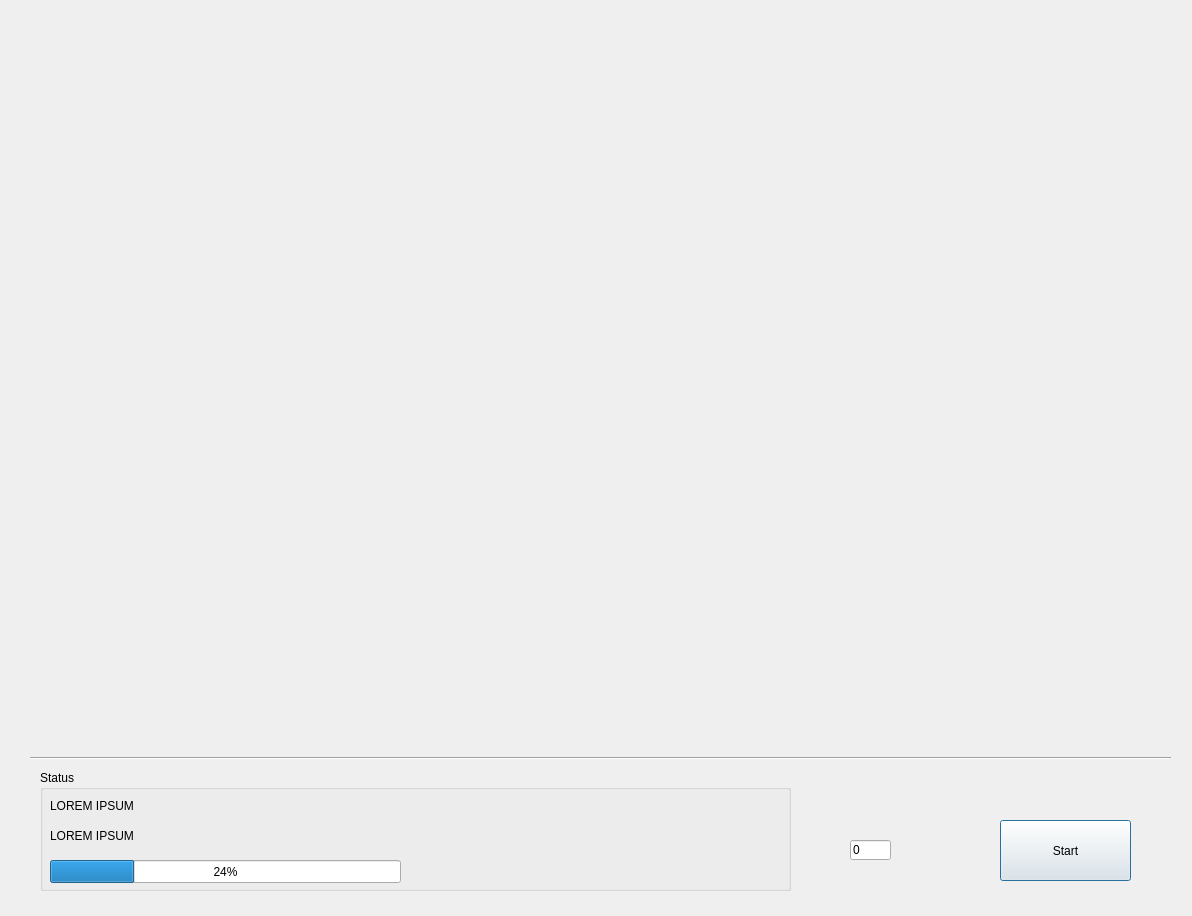
<?xml version="1.0" encoding="UTF-8"?>
<ui version="4.0">
 <class>Dialog_VBC</class>
 <widget class="QDialog" name="Dialog_VBC">
  <property name="geometry">
   <rect>
    <x>0</x>
    <y>0</y>
    <width>1192</width>
    <height>916</height>
   </rect>
  </property>
  <property name="windowTitle">
   <string>VBC Calibration</string>
  </property>
  <widget class="QWidget" name="gridLayoutWidget">
   <property name="geometry">
    <rect>
     <x>30</x>
     <y>10</y>
     <width>1111</width>
     <height>741</height>
    </rect>
   </property>
   <layout class="QGridLayout" name="gridLayout_image"/>
  </widget>
  <widget class="QGroupBox" name="groupBox">
   <property name="geometry">
    <rect>
     <x>40</x>
     <y>770</y>
     <width>751</width>
     <height>121</height>
    </rect>
   </property>
   <property name="title">
    <string>Status</string>
   </property>
   <widget class="QLabel" name="label_status">
    <property name="geometry">
     <rect>
      <x>10</x>
      <y>20</y>
      <width>751</width>
      <height>31</height>
     </rect>
    </property>
    <property name="sizePolicy">
     <sizepolicy hsizetype="Expanding" vsizetype="Preferred">
      <horstretch>0</horstretch>
      <verstretch>0</verstretch>
     </sizepolicy>
    </property>
    <property name="text">
     <string>LOREM IPSUM</string>
    </property>
    <property name="wordWrap">
     <bool>true</bool>
    </property>
   </widget>
   <widget class="QLabel" name="label_status_sub">
    <property name="geometry">
     <rect>
      <x>10</x>
      <y>50</y>
      <width>751</width>
      <height>31</height>
     </rect>
    </property>
    <property name="sizePolicy">
     <sizepolicy hsizetype="Maximum" vsizetype="Preferred">
      <horstretch>0</horstretch>
      <verstretch>0</verstretch>
     </sizepolicy>
    </property>
    <property name="text">
     <string>LOREM IPSUM</string>
    </property>
    <property name="wordWrap">
     <bool>true</bool>
    </property>
   </widget>
   <widget class="QProgressBar" name="progressBar_training">
    <property name="geometry">
     <rect>
      <x>10</x>
      <y>90</y>
      <width>351</width>
      <height>23</height>
     </rect>
    </property>
    <property name="value">
     <number>24</number>
    </property>
   </widget>
  </widget>
  <widget class="QPushButton" name="pushButton_Main">
   <property name="geometry">
    <rect>
     <x>1000</x>
     <y>820</y>
     <width>131</width>
     <height>61</height>
    </rect>
   </property>
   <property name="text">
    <string>Start</string>
   </property>
  </widget>
  <widget class="QLineEdit" name="lineEdit_progressbar">
   <property name="geometry">
    <rect>
     <x>850</x>
     <y>840</y>
     <width>41</width>
     <height>20</height>
    </rect>
   </property>
   <property name="text">
    <string>0</string>
   </property>
  </widget>
  <widget class="Line" name="line">
   <property name="geometry">
    <rect>
     <x>30</x>
     <y>750</y>
     <width>1141</width>
     <height>16</height>
    </rect>
   </property>
   <property name="orientation">
    <enum>Qt::Horizontal</enum>
   </property>
  </widget>
 </widget>
 <resources/>
 <connections/>
</ui>
